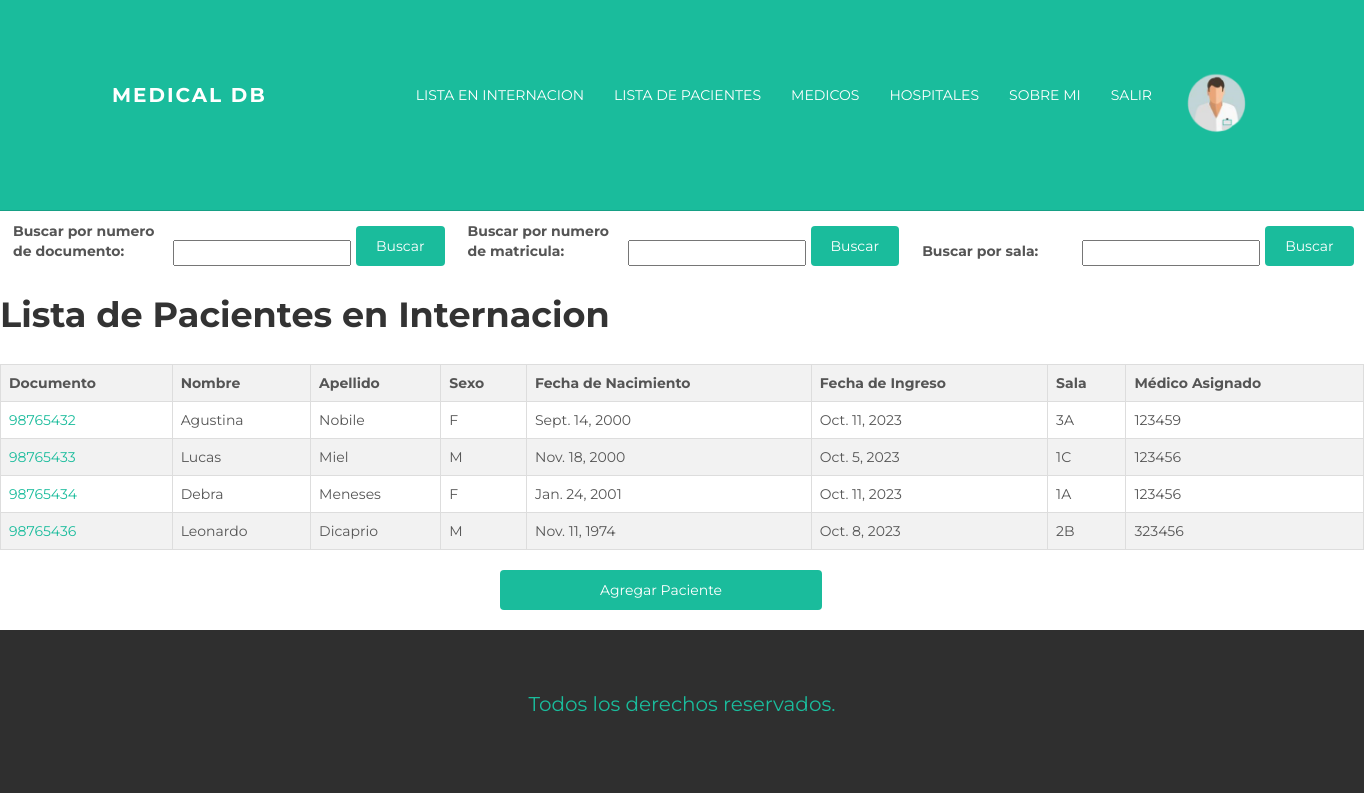
/MedicalDB/lista_internados/ (signed in), run on the app's committed database.
### medicalapp/models.py (models this page shows, shortened)
class Avatar(models.Model):
        usuario = models.ForeignKey(User, on_delete=models.CASCADE)
        imagen = models.ImageField(upload_to= "avatares", null=True, blank=True)

class PacientesInternados(models.Model):
        documento = models.IntegerField(primary_key=True)
        nombre = models.CharField(max_length=60)
        apellido = models.CharField(max_length=60)
        sexo = models.CharField(max_length=60)
        nacimiento = models.DateField()
        fecha_ingreso = models.DateField()
        sala_asignada = models.CharField(max_length=60, default = "1A")
        medico = models.CharField(max_length=60)

### medicalapp/views.py (the view)
# urls.py: path('lista_internados/', lista_internados, name="ListaInternados"),
@login_required
def lista_internados(request):
    pacientes = PacientesInternados.objects.all()
    if 'buscar_dni' in request.GET:
        form_dni = BusquedaDNI(request.GET)
        if form_dni.is_valid():
            dni = form_dni.cleaned_data['dni']
            pacientes = PacientesInternados.objects.filter(documento=dni)
    else:
        form_dni = BusquedaDNI()
    if 'buscar_medico' in request.GET:
        form_doc = BusquedaDoc(request.GET)
        if form_doc.is_valid():
            doc = form_doc.cleaned_data['doc']
            pacientes = PacientesInternados.objects.filter(medico=doc)
    else:
        form_doc = BusquedaDoc()
    if 'buscar_sala' in request.GET:
        form_sala = BusquedaSala(request.GET)
        if form_sala.is_valid():
            sala = form_sala.cleaned_data['sala']
            pacientes = PacientesInternados.objects.filter(sala_asignada=sala)
    else:
        form_sala = BusquedaSala()
    return render(request, 'medicalapp/funciones/listaInternados.html', {'form_dni' : form_dni , 'form_doc' : form_doc , 'form_sala' : form_sala, 'pacientes': pacientes})

### medicalapp/forms.py
class BusquedaDNI(forms.Form):
    dni = forms.CharField(label= "Buscar por numero de documento: ")

class BusquedaDoc(forms.Form):
    doc = forms.CharField(label= "Buscar por numero de matricula: ")

### medicalapp/templates/medicalapp/funciones/listaInternados.html (shortened to what this page needs)
{% extends "medicalapp/padre.html" %}
{% block top %}
<div class = "busqueda-container">
<form class="busqueda-form" method="get">
    <label class="busqueda-label" for="{{ form_dni.dni.id }}">{{ form_dni.dni.label }}</label>
    {{ form_dni.dni }}
    <button class="busqueda-button" type="submit" name="buscar_dni">Buscar</button>
</form>
<form class="busqueda-form" method="get">
    <label class="busqueda-label" for="{{ form_doc.doc.id }}">{{ form_doc.doc.label }}</label>
    {{ form_doc.doc }}
    <button class="busqueda-button" type="submit" name="buscar_medico">Buscar</button>
</form>
<form class="busqueda-form" method="get">
    <label class="busqueda-label" for="{{ form_sala.sala.id }}">{{ form_sala.sala.label }}</label>
    {{ form_sala.sala }}
    <button class="busqueda-button" type="submit" name="buscar_sala">Buscar</button>
</form>
</div>
<body>
    <h1>Lista de Pacientes en Internacion</h1>
    <table>
        <thead>
            <tr>
                <th>Documento</th>
                <th>Nombre</th>
                <th>Apellido</th>
                <th>Sexo</th>
                <th>Fecha de Nacimiento</th>
                <th>Fecha de Ingreso</th>
                <th>Sala</th>
                <th>Médico Asignado</th>
            </tr>
        </thead>
        <tbody>
            {% for paciente in pacientes %}
                <tr>
                    <td><a href="{% url 'DetalleInternado' paciente.documento %}">{{ paciente.documento }}</a></td>
                    <td>{{ paciente.nombre }}</td>
                    <td>{{ paciente.apellido }}</td>
                    <td>{{ paciente.sexo }}</td>
                    <td>{{ paciente.nacimiento }}</td>
                    <td>{{ paciente.fecha_ingreso }}</td>
                    <td>{{ paciente.sala_asignada }}</td>
                    <td>{{ paciente.medico }}</td>
                </tr>
            {% endfor %}
        </tbody>
    </table>
</body>
<a href="{% url 'AgregarInternado' %}" class="boton-redireccion">
    Agregar Paciente
  </a>
{% endblock %}
{% block foot %}
<p style = "font-size: 20px;
color: #1ABC9C;
text-align: center;
margin-top: 10px;"> Todos los derechos reservados. </p>
{% endblock %}

### medicalapp/templates/medicalapp/padre.html (shortened to what this page needs)
<!DOCTYPE html>
<html lang="en">
  <head>
	{% load static %}
    <link href="{% static 'medicalapp/assets/css/bootstrap.css' %}" rel="stylesheet">
    <link href="{% static 'medicalapp/assets/css/main.css' %}" rel="stylesheet">
  </head>
  <body>
    <div class="navbar navbar-inverse navbar-static-top">
      <div class="container">
        <div class="navbar-header">
          <a class="navbar-brand" href="{% url 'Inicio' %}">Medical DB</a>
        </div>
        <div class="navbar-collapse collapse">
          <ul class="nav navbar-nav navbar-right">
			{% if request.user.is_authenticated %}
				{% with user.avatar_set.first as userAvatar %}
				{% if userAvatar %}
				<a href="{% url 'EditarUsuario' %}"><img src="{{userAvatar.imagen.url}}" alt="" style="max-width: 100px;"></a>
				{% endif %}
				{% endwith %}
				<li><a href="{% url 'ListaInternados' %}">Lista en Internacion</a></li>
				<li><a href="{% url 'ListaPacientes' %}">Lista de Pacientes</a></li>
				<li><a href="{% url 'ListaMedicos' %}">Medicos</a></li>
				<li><a href="{% url 'ListaHospitales' %}">Hospitales</a></li>
				<li><a href="{% url 'SobreMi' %}">Sobre mi</a></li>
				<li><a href="{% url 'Logout' %}">Salir</a></li>
			{% else %}
			<li><a href="{% url 'Login' %}">Ingresar</a></li>
            <li><a href="{% url 'Registrarse' %}">Registrarse</a></li>
			{% endif %}
          </ul>
        </div>
      </div>
    </div>
	{% block top %}{% endblock %}
	<div id="footer">
		{% block foot %}
		{% endblock %}
	</div>
  </body>
</html>

### medicalapp/static/medicalapp/assets/css/main.css (style rules this page uses)
body { background-color: #ffffff; font-family: 'Montserrat', sans-serif; font-weight: 400; font-size: 14px; color: #555; -webkit-font-smoothing: antialiased; -webkit-overflow-scrolling: touch; }
h1, h2, h3, h4, h5, h6 { font-family: 'Montserrat', sans-serif; font-weight: 700; color: #333; }
h1 { font-size: 35px; margin-top: 30px; margin-bottom: 30px; }
p { line-height: 28px; margin-bottom: 25px; font-size: 16px; }
a { color: #1abc9c; word-wrap: break-word; -webkit-transition: color 0.1s ease-in, background 0.1s ease-in; -moz-transition: color 0.1s ease-in, background 0.1s ease-in; -ms-transition: color 0.1s ease-in, background 0.1s ease-in; -o-transition: color 0.1s ease-in, background 0.1s ease-in; transition: color 0.1s ease-in, background 0.1s ease-in; }
a:before, a:after { -webkit-transition: color 0.1s ease-in, background 0.1s ease-in; -moz-transition: color 0.1s ease-in, background 0.1s ease-in; -ms-transition: color 0.1s ease-in, background 0.1s ease-in; -o-transition: color 0.1s ease-in, background 0.1s ease-in; transition: color 0.1s ease-in, background 0.1s ease-in; }
.navbar { text-transform: uppercase; margin-bottom: 0px; }
.navbar-inverse { padding-bottom: 70px; padding-top: 70px; }
.navbar-inverse { background-color: #1abc9c; border-color: #16a085; }
.navbar-inverse .navbar-nav > li > a { color: white; }
.navbar-brand { font-weight: 700; font-size: 20px; letter-spacing: 2px; }
.navbar-inverse .navbar-brand { color: white; }
#footer { background-color: #2f2f2f; padding-top: 50px; padding-bottom: 50px; }
#footer p { color: white; }

### medicalapp/templates/medicalapp/funciones/listaInternados.html (style rules this page uses)
.busqueda-container { display: flex; justify-content: space-between; align-items: flex-end; margin-bottom: 20px; margin-top: 10px; max-width: 600px; }
.busqueda-form { flex: 1; display: flex; align-items: flex-end; margin-right: 10px; }
.busqueda-label { margin-right: 0px; flex: 1; width: 160px; margin-left: 13px; }
.busqueda-button { padding: 10px 20px; background-color: #1ABC9C; color: #fff; border: none; border-radius: 4px; cursor: pointer; margin-left: 5px; }
table { border-collapse: collapse; width: 100%; margin-bottom: 20px; }
th, td { border: 1px solid #ddd; text-align: left; padding: 8px; }
th { background-color: #f2f2f2; }
tr:nth-child(even) { background-color: #f2f2f2; }
.boton-redireccion { display: inline-block; padding: 10px 100px; background-color: #1ABC9C; color: #fff; text-decoration: none; border: none; border-radius: 4px; margin-left: 500px; margin-bottom: 20px; }

### data on the page
Avatar: imagen (picture)
PacientesInternados: documento "98765432", nombre "Agustina", apellido "Nobile", sexo "F", nacimiento "Sept. 14, 2000", fecha_ingreso "Oct. 11, 2023", sala_asignada "3A", medico "123459"
PacientesInternados: documento "98765433", nombre "Lucas", apellido "Miel", sexo "M", nacimiento "Nov. 18, 2000", fecha_ingreso "Oct. 5, 2023", sala_asignada "1C", medico "123456"
PacientesInternados: documento "98765434", nombre "Debra", apellido "Meneses", sexo "F", nacimiento "Jan. 24, 2001", fecha_ingreso "Oct. 11, 2023", sala_asignada "1A", medico "123456"
PacientesInternados: documento "98765436", nombre "Leonardo", apellido "Dicaprio", sexo "M", nacimiento "Nov. 11, 1974", fecha_ingreso "Oct. 8, 2023", sala_asignada "2B", medico "323456"
